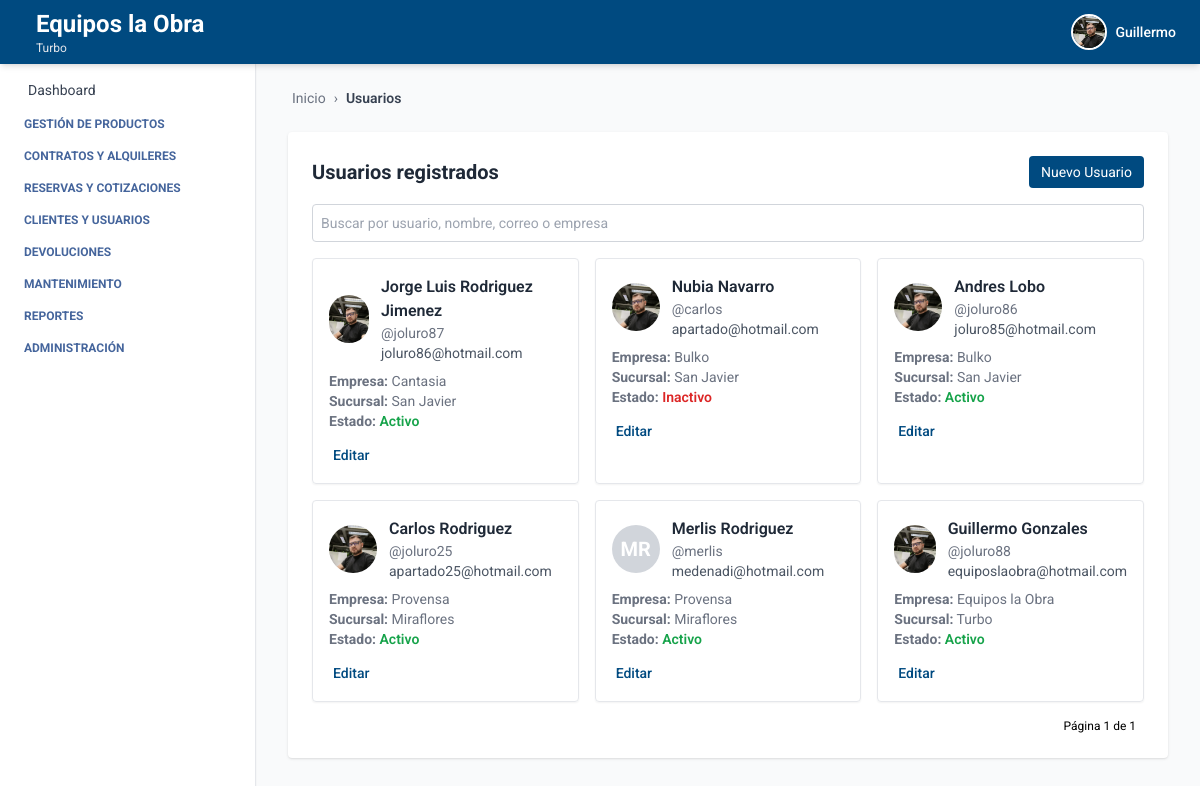
The app's page /usuarios/ (signed in) with its own data.
### autenticacion/models.py (models this page shows, shortened)
class Usuario(AbstractUser):
    telefono = models.CharField(max_length=20, blank=True, null=True)
    empresa = models.ForeignKey(Empresa, on_delete=models.SET_NULL, null=True, blank=True)
    sucursal = models.ForeignKey(Sucursal, on_delete=models.SET_NULL, null=True, blank=True)
    ESTADOS = [
        ("activo", "Activo"),
        ("inactivo", "Inactivo"),
    ]
    estado = models.CharField(max_length=10, choices=ESTADOS, default="activo")
    foto_perfil = models.ImageField(upload_to='usuarios/img/', blank=True, null=True)
    groups = models.ManyToManyField(
        Group,
        related_name='usuarios',  # Evita conflicto con 'user_set'
        blank=True,
        help_text='The groups this user belongs to.',
        verbose_name='groups'
    )
    user_permissions = models.ManyToManyField(
        Permission,
        related_name='usuarios',  # Evita conflicto con 'user_set'
        blank=True,
        help_text='Specific permissions for this user.',
        verbose_name='user permissions'
    )

### empresa/models.py (models this page shows)
class Empresa(models.Model):
    ESTADOS = [
        ("activo", "Activo"),
        ("inactivo", "Inactivo"),
    ]
    nombre = models.CharField(max_length=100)
    nit = models.CharField(max_length=50, unique=True)
    ciudad = models.CharField(max_length=100, blank=True, null=True)
    direccion = models.CharField(max_length=255, blank=True, null=True)
    departamento = models.CharField(max_length=100, blank=True, null=True)
    telefono = models.CharField(max_length=20, blank=True, null=True)
    estado = models.CharField(max_length=20, choices=ESTADOS, default="activo")
    def __str__(self):
        return self.nombre

class Sucursal(models.Model):
    ESTADOS = [
        ("activo", "Activo"),
        ("inactivo", "Inactivo"),
    ]
    empresa = models.ForeignKey(Empresa, related_name='sucursales', on_delete=models.CASCADE)
    nombre = models.CharField(max_length=100)
    ciudad = models.CharField(max_length=100)
    direccion = models.CharField(max_length=255)
    departamento = models.CharField(max_length=100, blank=True, null=True)
    telefono = models.CharField(max_length=20, blank=True, null=True)
    estado = models.CharField(max_length=20, choices=ESTADOS, default="activo")
    def __str__(self):
        return f"{self.nombre}"

### autenticacion/views.py (the view, shortened to what this page needs)
# urls.py: path('usuarios/', usuario_list, name='usuario_list'),
@login_required
def usuario_list(request):
    query = request.GET.get('q', '')
    usuarios = Usuario.objects.all()
    paginator = Paginator(usuarios, 9)
    page_number = request.GET.get('page')
    page_obj = paginator.get_page(page_number)
    context = {
        'usuarios': page_obj.object_list,
        'page_obj': page_obj,
        'query': query,
        'breadcrumb_items': [('Usuarios', None)],
    }
    return render(request, 'usuario_list.html', context)

### autenticacion/templates/usuario_list.html (shortened to what this page needs)
{% extends 'index.html' %}
{% block breadcrumb %}
  {% include 'breadcrumb.html' with home='/' breadcrumbs=breadcrumb_items %}
{% endblock %}
{% block content %}
<div class="max-w-6xl mx-auto mt-6 bg-white p-6 rounded shadow">
  <div class="flex justify-between items-center mb-4">
    <h2 class="text-xl font-bold text-gray-800">Usuarios registrados</h2>
    <a href="{% url 'crear_usuario' %}" class="bg-[var(--primary-color)] text-white px-3 py-1.5 text-sm rounded hover:bg-blue-700 transition">
      Nuevo Usuario
    </a>
  </div>
  <form method="get" class="mb-4">
    <input type="text" name="q" placeholder="Buscar por usuario, nombre, correo o empresa"
      value="{{ query }}" class="w-full text-sm p-2 border border-gray-300 rounded focus:ring-2 focus:ring-[var(--primary-color)]" />
  </form>
  {% if usuarios %}
  <div class="grid grid-cols-1 sm:grid-cols-2 lg:grid-cols-3 gap-4">
    {% for user in usuarios %}
    <div class="border rounded shadow-sm p-4 hover:shadow-lg transition">
      <div class="flex items-center gap-3 mb-2">
        {% if user.foto_perfil %}
          <img src="{{ user.foto_perfil.url }}" alt="{{ user.get_full_name }}" class="w-12 h-12 rounded-full object-cover">
        {% else %}
          <div class="w-12 h-12 rounded-full bg-gray-300 flex items-center justify-center text-white font-bold text-xl">
            {{ user.first_name|first }}{{ user.last_name|first }}
          </div>
        {% endif %}
        <div>
          <p class="font-semibold text-gray-800">{{ user.get_full_name }}</p>
          <p class="text-sm text-gray-500">@{{ user.username }}</p>
          <p class="text-sm text-gray-600">{{ user.email }}</p>
        </div>
      </div>
      <p class="text-sm text-gray-500"><strong>Empresa:</strong> {{ user.empresa }}</p>
      <p class="text-sm text-gray-500"><strong>Sucursal:</strong> {{ user.sucursal }}</p>
      <p class="text-sm text-gray-500">
        <strong>Estado:</strong>
        {% if user.estado == 'activo' %}
          <span class="text-green-600 font-semibold">Activo</span>
        {% else %}
          <span class="text-red-600 font-semibold">Inactivo</span>
        {% endif %}
      </p>
      <div class="mt-3">
        <a href="{% url 'editar_usuario' user.id %}" class="text-sm font-medium text-[var(--primary-color)] hover:underline">
          Editar
        </a>
      </div>
    </div>
    {% endfor %}
  </div>
  {% else %}
    <p class="text-gray-600">No se encontraron usuarios.</p>
  {% endif %}
  <div class="mt-4 flex justify-end text-xs">
    <span class="mx-2">Página {{ page_obj.number }} de {{ page_obj.paginator.num_pages }}</span>
  </div>
</div>
{% endblock %}

### core/templates/header.html (shortened to what this page needs)
<header class="bg-[var(--primary-color)] shadow-md w-full h-16 flex items-center px-6 justify-between fixed top-0 left-0 z-10">
  <h1 class="text-white flex items-center gap-3 leading-tight">
    <div class="leading-tight">
  {% if request.user.is_authenticated %}
    {% if request.user.empresa %}
      <span class="text-xl sm:text-2xl font-bold block">
        {{ request.user.empresa.nombre }}
      </span>
    {% endif %}
    {% if request.user.sucursal %}
      <span class="text-xs text-gray-200 block">
        {{ request.user.sucursal.nombre }}
      </span>
    {% endif %}
  {% else %}
    <span class="text-xl text-gray-200 block">Gestión inteligente de Equipos</span>
  {% endif %}
</div>
  </h1>
  {% if request.user.is_authenticated %}
  <div x-data="{ open: false }" class="relative flex items-center space-x-3 cursor-pointer" @click.away="open = false">
    <button @click="open = !open" class="flex items-center space-x-2 focus:outline-none">
      {% if request.user.foto_perfil %}
        <img src="{{ request.user.foto_perfil.url }}" alt="Perfil" class="w-9 h-9 rounded-full object-cover border-2 border-white" />
      {% else %}
        <div class="w-9 h-9 rounded-full bg-white text-[var(--primary-color)] flex items-center justify-center font-bold text-sm">
          {{ request.user.first_name|first }}{{ request.user.last_name|first }}
        </div>
      {% endif %}
      <span class="text-white hidden sm:block text-sm font-medium">{{ request.user.first_name }}</span>
    </button>
  </div>
  {% endif %}
</header>

### core/templates/index.html (style rules this page uses)
:root { --primary-color: #004a80; --text-aside-color: rgb(69, 101, 156); }
body { font-family: 'Roboto', sans-serif; }

### records on screen
Usuario: user.empresa.nombre "Equipos la Obra", user.sucursal.nombre "Turbo", user.foto_perfil (picture), user.first_name "Guillermo", foto_perfil (picture), get_full_name "Guillermo Gonzales", username "joluro88", email "equiposlaobra@hotmail.com", empresa "Equipos la Obra", sucursal "Turbo", estado "Activo"
Usuario: foto_perfil (picture), get_full_name "Jorge Luis Rodriguez Jimenez", username "joluro87", email "joluro86@hotmail.com", empresa "Cantasia", sucursal "San Javier", estado "Activo"
Usuario: foto_perfil (picture), get_full_name "Nubia Navarro", username "carlos", email "apartado@hotmail.com", empresa "Bulko", sucursal "San Javier", estado "Inactivo"
Usuario: foto_perfil (picture), get_full_name "Andres Lobo", username "joluro86", email "joluro85@hotmail.com", empresa "Bulko", sucursal "San Javier", estado "Activo"
Usuario: foto_perfil (picture), get_full_name "Carlos Rodriguez", username "joluro25", email "apartado25@hotmail.com", empresa "Provensa", sucursal "Miraflores", estado "Activo"
Usuario: first_name|first "M", last_name|first "R", get_full_name "Merlis Rodriguez", username "merlis", email "medenadi@hotmail.com", empresa "Provensa", sucursal "Miraflores", estado "Activo"

### other values on screen
{{ label }} "Usuarios"
{{ page_obj.number }} "1"
{{ page_obj.paginator.num_pages }} "1"
